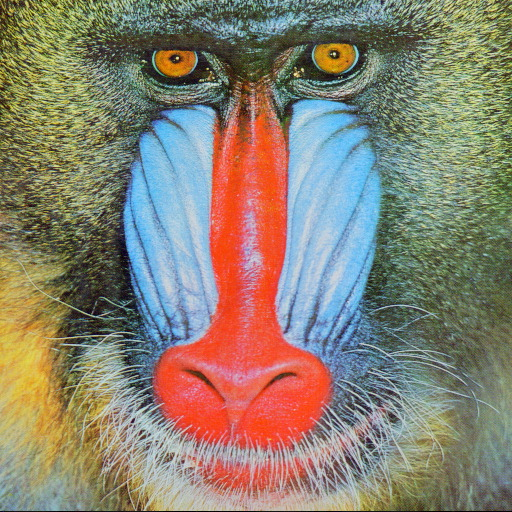
#> input picture media/baboon.jpg, 512 x 512 px
$ jupyter execute 07-OpenCV-Reconocimiento-avanzado.ipynb
#> lines starting #> are read from the running program, lines starting #| are printed output that depends on the picture
### cuia.py
import cv2
import numpy as np
import matplotlib as mpl
from matplotlib import pyplot as plt
import time
import os

# [8 lines left out: function popup, not called in this run]

def plot(image, titulo=None, axis=False):
    dpi = mpl.rcParams['figure.dpi']
    if len(image.shape)==2:
        h, w = image.shape
        c = 1
    else:
        h, w, c = image.shape

    # What size does the figure need to be in inches to fit the image?
    figsize = w / float(dpi), h / float(dpi)

    # Create a figure of the right size with one axes that takes up the full figure
    fig = plt.figure(figsize=figsize)
    ax = fig.add_axes([0, 0, 1, 1])

    # Hide spines, ticks, etc.
    if not axis:
        ax.axis('off')
    if isinstance(titulo, str):
        plt.title(titulo)

    # Display the image.
    if c==4:
        plt.imshow( cv2.cvtColor(image, cv2.COLOR_BGRA2RGBA) )
    elif c==1:
        plt.imshow( image, cmap='gray' )
    else:
        plt.imshow( cv2.cvtColor(image, cv2.COLOR_BGR2RGB) , aspect='equal')


def bestBackend(camid, log=False):
    backends = cv2.videoio_registry.getCameraBackends();
    bestCap = 0
    bestTime = 999
    for b in backends:
        if b != 2600: # El backend 2600 generalmente no se puede iniciar identificando la cámara por id
            start = time.time()
            cam = cv2.VideoCapture(camid, b);
            end = time.time()
            if cam.isOpened():
                if log:
                    print(f'cv2.CAP_{cv2.videoio_registry.getBackendName(b):s} inició en {end-start:.2f} segundos')
                if end-start < bestTime:
                    bestTime = end-start
                    bestCap = b
            try:
                cam.release();
            except:
                print("NO")
    if log:
        print(f'Seleccionado el BackEnd cv2.CAP_{cv2.videoio_registry.getBackendName(bestCap):s}')
    return bestCap


def importarCamara(cam=0, bk=0):
    try:
        import camara
        cameraMatrix = camara.cameraMatrix
        distCoeffs = camara.distCoeffs
    except ImportError:
        webcam = cv2.VideoCapture(cam,bk)
        ancho = int(webcam.get(cv2.CAP_PROP_FRAME_WIDTH))
        alto = int(webcam.get(cv2.CAP_PROP_FRAME_HEIGHT))
        webcam.release()
        # Como la cámara no estaba calibrada suponemos que no presenta distorsiones
        cameraMatrix = np.array([[ 1000,    0, ancho/2],
                                 [    0, 1000,  alto/2],
                                 [    0,    0,       1]])
        distCoeffs = np.zeros((5, 1))
    return(cameraMatrix, distCoeffs)

class myVideo:
    # [20 lines left out: function __init__, not called in this run]

    def __del__(self):
        self._cap.release()

    def release(self):
        self._cap.release()
        del self

    def isOpened(self):
        return self._cap.isOpened()

    # [49 lines left out: function read, not called in this run]

    def get(self, prop):
        return(self._cap.get(prop))

    # [106 lines left out: functions set, play, alphaBlending, proyeccion, histogramahsv, not called in this run]

class matrizDeTransformacion:
    def __init__(self, matrix=None):
        # Inicializa la matriz como una identidad 4x4 si no se especifica ninguna
        self.matrix = matrix if matrix is not None else np.eye(4)

    # [62 lines left out: functions traslacion, rotacion, escalado, rotacion_con_cuaternion, __matmul__, not called in this run]

    def __array__(self):
        # Convierte la instancia a un np.array.
        return self.matrix

    @property
    def shape(self):
        return(self.matrix.shape)

    def __repr__(self):
        return f"matrizDeTransformacion(\n{self.matrix}\n)"


try:
    import pygfx as gfx
    import pylinalg as la # Álgebra lineal para las transformaciones geométricas
    class modeloGLTF:
        # [37 lines left out: functions __init__, cargar, seleccionar_escena, escalar, not called in this run]

        def rotar(self, rotacion):
            q = la.quat_from_euler(rotacion)
            self.model_obj.local.rotation = la.quat_mul(q, self.model_obj.local.rotation)

        def trasladar(self, posicion):
            self.model_obj.local.position = posicion

        # [28 lines left out: functions flotar, animaciones, animar, not called in this run]
except:
    print("Omitiendo dependencias del módulo pygfx y pylinalg")
    print("Instalar con    pip install pygfx pylinalg")

try:
    from rendercanvas.offscreen import RenderCanvas # Para el render offscreen
    class escenaPYGFX:
        # [8 lines left out: function __init__, not called in this run]

        def iluminar(self, intensidad=1.0):
            ambient_light = gfx.AmbientLight(intensidad)
            self.scene.add(ambient_light)

        # [21 lines left out: functions agregar_modelo, ilumina_modelo, not called in this run]

        def actualizar_camara(self, matriz):
            self.camera.local.matrix = matriz

        def mostrar_ejes(self, size=1.0, thickness=2):
            axis = gfx.AxesHelper(size, thickness)
            self.scene.add(axis)

        # [5 lines left out: function render, not called in this run]
except:
    print("Omitiendo dependencias del módulo wgpu.gui.offscreen")
    print("Instalar con    pip install wgpu rendercanvas")

### 07-OpenCV-Reconocimiento-avanzado.ipynb
# Reconocimiento avanzado

Los métodos vistos anteriormente permiten reconocer algunos elementos característicos de las imágenes tales como vértices o círculos. Esto nos permite caracterizar estas imágenes pero no tenemos suficiente información para comparar dos imágenes ya que, aunque se trate de la misma imagen puede estar afectada por escalados o rotaciones que complican la comparación.

El reconocimiento avanzado de imágenes consta de tres elementos:
* Detección de **puntos clave** de las imágenes, que son características destacadas encontradas.
* Cálculo de **descriptores**, que son las relaciones que existen entre los puntos clave de la imagen.
* Comparación de los descriptores de dos imágenes mediante algoritmos de **matching**.

El proceso de comparación de 2 imágenes para comprobar si coinciden (o si una de ellas se encuentra dentro de la otra) consta de 3 pasos:
1. Detección de los puntos clave de las dos imágenes
2. Cáculo de los descriptores de los puntos clave encontrados
3. Comparación de los descriptores para buscar coincidencias

OpenCV implementa algunos métodos de detección de puntos clave, como por ejemplo *FAST*, algunos métodos de cálculo de descriptores, como por ejemplo *BRIEF*, métodos que detectan puntos clave y calculan los descriptores, como por ejemplo *SIFT*, *SURF* y *ORB*, y algoritmos de *matching* como *BF* y *FLANN*

El empleo de estos métodos pasa por la creación de una instancia del mismo para posteriormente hacer llamadas a métodos comunes:
* [**detect**(imagen)](https://docs.opencv.org/4.x/d0/d13/classcv_1_1Feature2D.html#aa4e9a7082ec61ebc108806704fbd7887) para la detección de puntos clave en la imagen
* [**compute**(imagen, kp)](https://docs.opencv.org/4.x/d0/d13/classcv_1_1Feature2D.html#ab3cce8d56f4fc5e1d530b5931e1e8dc0) para el cálculo de descriptores a partir de la imagen y los puntos clave obtenidos previamente.
* [**detectAndCompute**(imagen)](https://docs.opencv.org/4.x/d0/d13/classcv_1_1Feature2D.html#a8be0d1c20b08eb867184b8d74c15a677) para el cálculo de puntos clave y descriptores con el mismo método (para los métodos que implementan ambas funcionalidades)

**NOTA:** El algoritmo SURF está patentado y tiene vigentes limitaciones de uso que imposibilitan que sea distribuido en forma binaria en OpenCV. Para poder usarlo es necesario compilar OpenCV indicando la directiva de cmake *-DOPENCV_ENABLE_NONFREE=ON*

[cell 1]
import cv2
import numpy as np
import cuia

cameraMatrix, distCoeffs = cuia.importarCamara()
baboon = cv2.imread("media/baboon.jpg")
#> baboon is the input picture: shape (512, 512, 3); mean B, G, R 112.9, 129.1, 137.1

[cell 2]
fast = cv2.FastFeatureDetector.create()   # Creación de una instancia del método SIFT
kpfast = fast.detect(baboon)   # Llamada a la función de detección de puntos clave
#> kpfast = 16674 keypoints; strongest (x, y, size): (334, 54, 7), (302, 69, 7), (177, 58, 7), (207, 68, 7)

Con fines de depurado podemos emplear la función [**drawKeypoints**](https://docs.opencv.org/4.x/d4/d5d/group__features2d__draw.html#ga5d2bafe8c1c45289bc3403a40fb88920) para mostrar los puntos clave encontrados.

[cell 3]
res = baboon.copy()
cv2.drawKeypoints(baboon, kpfast, res, color=(255,0,128))
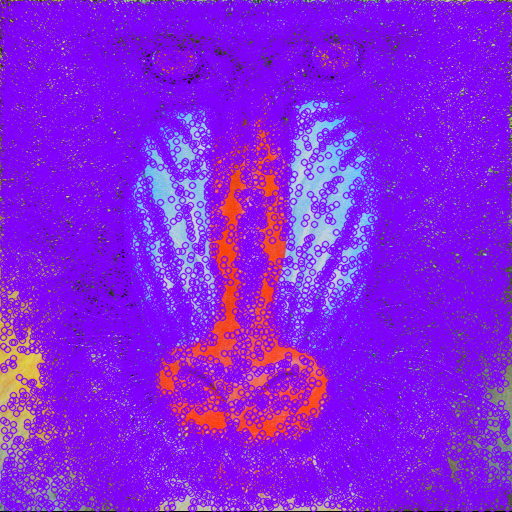
#> res: shape (512, 512, 3); mean B, G, R 222.2, 33.5, 135.2
cuia.plot(res)

El empleo de otro método obtendrá puntos clave diferentes pero la sintaxis será muy similar.

[cell 4]
sift = cv2.SIFT.create()
kpsift = sift.detect(baboon)
#> kpsift = 3104 keypoints; strongest (x, y, size): (177, 58, 1.9), (334, 54, 2), (302, 69, 2.1), (133, 421, 2.4)
res = baboon.copy()
cv2.drawKeypoints(baboon, kpsift, res, color=(255,0,128))
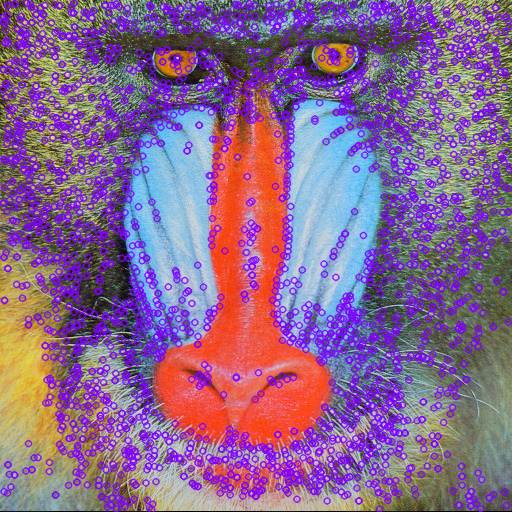
#> res: shape (512, 512, 3); mean B, G, R 142.4, 103.4, 137.8
cuia.plot(res)

A partir de un conjunto de puntos clave necesitamos calcular los descriptores.

[cell 5]
kpsift, descsift = sift.compute(baboon, kpsift)

La combinación de puntos clave y descriptores permitirá reconocer la imagen. Vamos a crear una copia ligeramente alterada que usaremos para tratar de reconocer la imagen original.

[cell 6]
copia = cv2.rotate(baboon, cv2.ROTATE_90_CLOCKWISE)
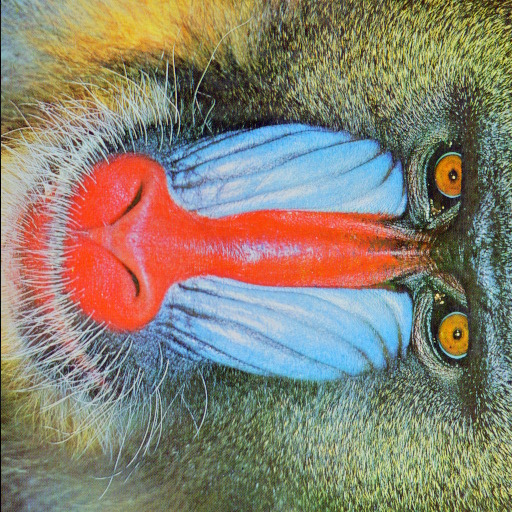
#> copia: shape (512, 512, 3); mean B, G, R 112.9, 129.1, 137.1
copia = cv2.resize(copia, dsize=None, fx=0.5, fy=0.5)
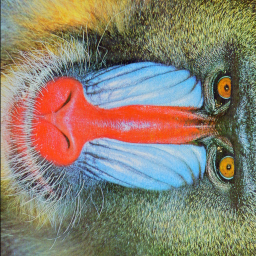
#> copia: shape (256, 256, 3); mean B, G, R 113, 129.3, 137.2
cuia.plot(copia)

Usaremos SIFT en esta nueva imagen para posteriormente hacer la comparación. En este caso calcularemos puntos clave y descriptores a la vez.

[cell 7]
kpsift2, descsift2 = sift.detectAndCompute(copia, mask=None)
#> kpsift2 = 589 keypoints; strongest (x, y, size): (33, 185, 2.3), (110, 49, 32.6), (227, 86, 2.1), (199, 143, 5.7)
res = copia.copy()
cv2.drawKeypoints(copia, kpsift2, res, color=(255,0,128))
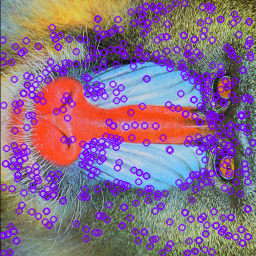
#> res: shape (256, 256, 3); mean B, G, R 135.7, 109.5, 137.8
cuia.plot(res)

Por último solo falta comparar los puntos clave y descriptores de ambas imágenes. Para esta comparación podemos usar el método de fuerza bruta con la función [knnMatch](https://docs.opencv.org/4.x/db/d39/classcv_1_1DescriptorMatcher.html#a378f35c9b1a5dfa4022839a45cdf0e89). El resultado devuelto es una lista de parejas de descriptores coincidentes juto con información relevante a dicha coincidencia tal como la distancia. Un filtro sugerido por los autores es conservar las coincidencias en las que la distancia de una es inferior al 70% de la otra.

Con fines de depurado podemos emplear la función [drawMatches](https://docs.opencv.org/4.x/d4/d5d/group__features2d__draw.html#gaf92cd1c6e9400e4753ce393d2fdc06b0) para mostrar las imágenes y las coincidencias encontradas.

[cell 8]
bf = cv2.BFMatcher.create()  # Creamos una instancia del método de fuerza bruta
coincidencias = bf.knnMatch(descsift2, descsift, k=2) # Encontramos las coincidencias entre los descriptores de ambas imágenes
#> coincidencias = 589 matches
good = []
for m, n in coincidencias:
    if m.distance < 0.7*n.distance:
        good.append(m)
#> after the loop, good = 370 matches

good = sorted(good, key=lambda x: x.distance) # Ordenamos las coincidencias por distancia para quedarnos con las mejores

res = cv2.drawMatches(copia, kpsift2, baboon, kpsift, good[:20], res, matchesThickness=2, matchColor=(0,255,0), singlePointColor=(0,0,255), flags=cv2.DRAW_MATCHES_FLAGS_NOT_DRAW_SINGLE_POINTS)
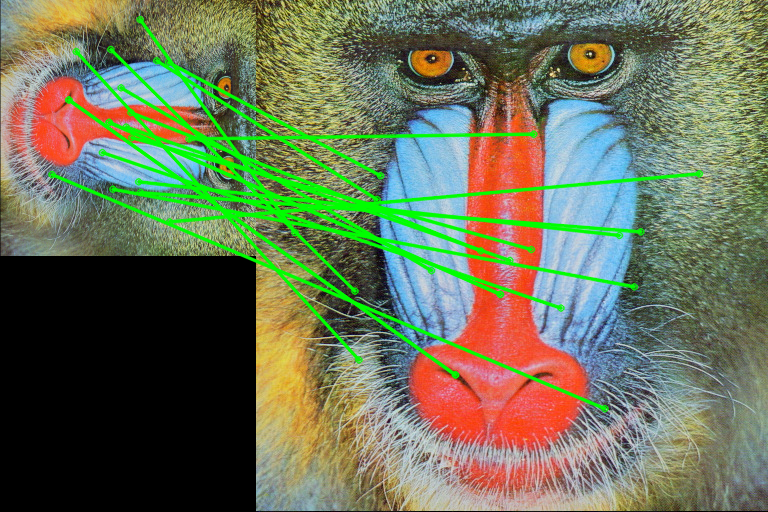
#> res: shape (512, 768, 3); mean B, G, R 87.2, 115, 106.4
cuia.plot(res)

Podemos hacer todo este proceso con los frames de la webcam para comprobar la medida en que estos algoritmos están optimizados para ofrecer un rendimiento bastante bueno.

[cell 9]
camId = 0
bk = cuia.bestBackend(camId)

$ run again, with media/angelina2.jpg copied over media/baboon.jpg
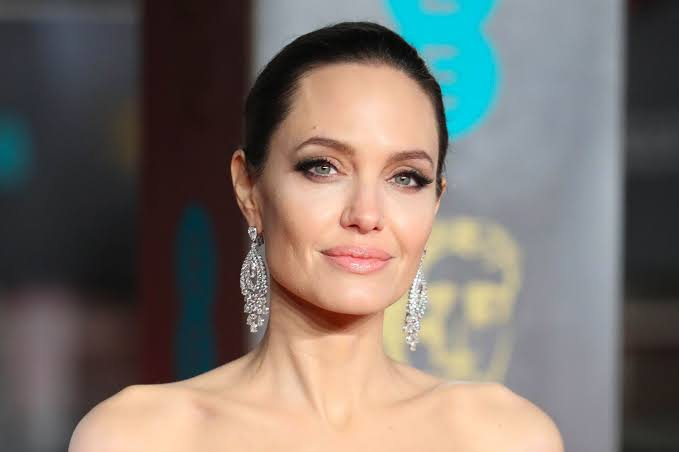
#> input picture media/angelina2.jpg, 679 x 452 px
#> baboon is the input picture: shape (452, 679, 3); mean B, G, R 106.2, 112.4, 120.8
#> kpfast = 1163 keypoints; strongest (x, y, size): (325, 167, 7), (242, 292, 7), (248, 230, 7), (257, 287, 7)
#> kpsift = 282 keypoints; strongest (x, y, size): (375, 228, 2.5), (421, 182, 9), (412, 182, 3.9), (333, 320, 21.6)
#> kpsift2 = 118 keypoints; strongest (x, y, size): (134, 206, 2), (66, 167, 10.7), (142, 154, 8.8), (170, 182, 29.7)
#> `cv2.drawKeypoints(copia, kpsift2, res, color=(255,0,128))`:
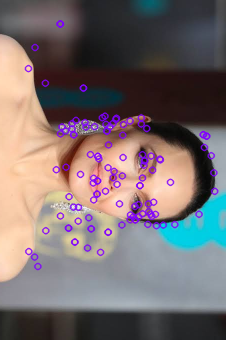
#> res: shape (340, 226, 3); mean B, G, R 110.2, 108.5, 119.9
#> coincidencias = 118 matches
#> the loop `for m, n in coincidencias:` made 118 passes
#> after the loop `for m, n in coincidencias:`: good = 93 matches
#> `res = cv2.drawMatches(copia, kpsift2, baboon, kpsift, good[:20], res, ..`:
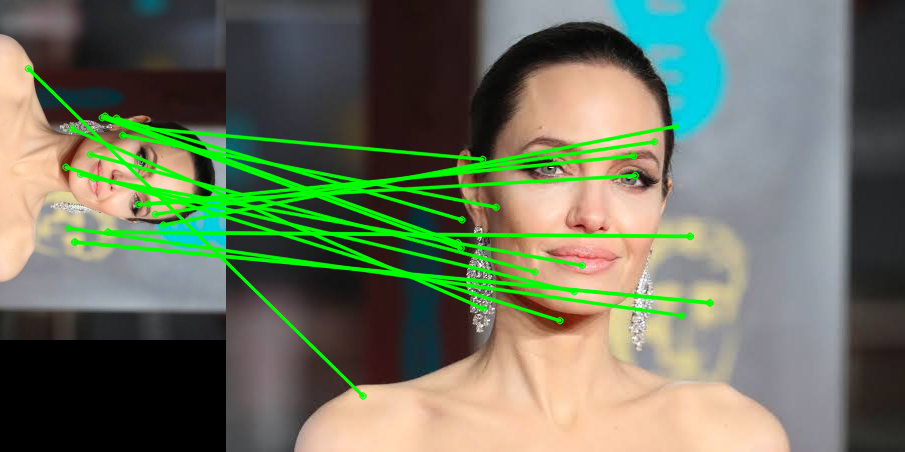
#> res: shape (452, 905, 3); mean B, G, R 94.3, 115.9, 107
